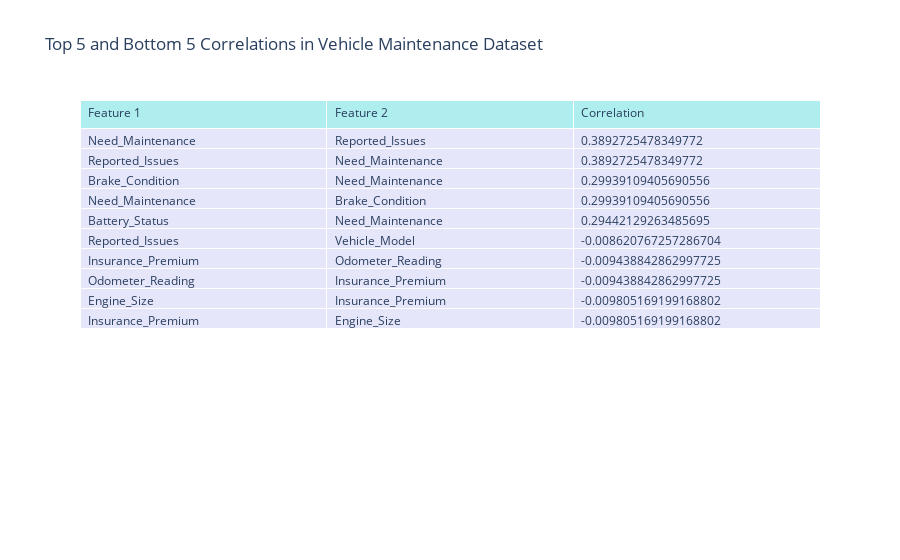

The notebook cell saved with this chart:
### Markdown cell above
# Corelation Analysis

### Code cell
import plotly.graph_objects as go
# Calculate correlation matrix, considering only numeric columns
correlation_matrix = maintenance.corr(numeric_only=True)  # Added numeric_only=True

# Create heatmap
plt.figure(figsize=(12, 8))  # Adjust figure size if needed
sns.heatmap(correlation_matrix, annot=True, cmap='coolwarm', fmt=".2f")
plt.title("Correlation Matrix of Vehicle Maintenance Dataset")
plt.show()

# Find top 5 and bottom 5 correlated feature pairs
correlation_pairs = correlation_matrix.unstack().reset_index()
correlation_pairs.columns = ['Feature 1', 'Feature 2', 'Correlation']
correlation_pairs = correlation_pairs[correlation_pairs['Feature 1'] != correlation_pairs['Feature 2']]  # Remove self-correlation
correlation_pairs = correlation_pairs.sort_values(by='Correlation', ascending=False)

# Top 5 correlations
top_5 = correlation_pairs.head(5)
# Bottom 5 correlations
bottom_5 = correlation_pairs.tail(5)

# Combine top and bottom correlations
correlation_summary = pd.concat([top_5, bottom_5])

# Create Plotly table
table = go.Figure(data=[go.Table(
    header=dict(values=list(correlation_summary.columns),
                fill_color='paleturquoise',
                align='left'),
    cells=dict(values=[correlation_summary['Feature 1'], correlation_summary['Feature 2'], correlation_summary['Correlation']],
               fill_color='lavender',
               align='left'))
])

table.update_layout(title='Top 5 and Bottom 5 Correlations in Vehicle Maintenance Dataset')
table.show()

### Figure 1 — Plotly figure (JSON) as saved in the notebook; plotly's stock layout.template omitted (floating-point values rounded to 4 significant figures)
{"data": [{"cells": {"align": "left", "fill": {"color": "lavender"}, "values": [["Need_Maintenance", "Reported_Issues", "Brake_Condition", "Need_Maintenance", "Battery_Status", "Reported_Issues", "Insurance_Premium", "Odometer_Reading", "Engine_Size", "Insurance_Premium"], ["Reported_Issues", "Need_Maintenance", "Need_Maintenance", "Brake_Condition", "Need_Maintenance", "Vehicle_Model", "Odometer_Reading", "Insurance_Premium", "Insurance_Premium", "Engine_Size"], [0.3893, 0.3893, 0.2994, 0.2994, 0.2944, -0.008621, -0.009439, -0.009439, -0.009805, -0.009805]]}, "header": {"align": "left", "fill": {"color": "paleturquoise"}, "values": ["Feature 1", "Feature 2", "Correlation"]}, "type": "table"}], "layout": {"title": {"text": "Top 5 and Bottom 5 Correlations in Vehicle Maintenance Dataset"}}}
